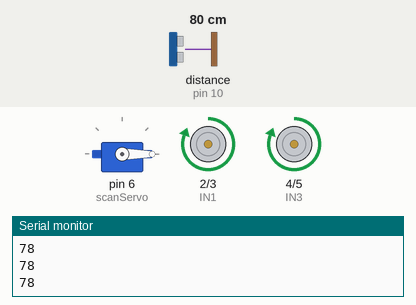
Simulated run of this sketch. Board: Arduino Uno, built with avr-gcc and run on an emulated ATmega328P. Parts: servo, motor-driver pin pairs drawn as motors (green arrow = first pin HIGH = forward, orange = second pin HIGH = backward, longer = more drive), the last lines printed to the serial monitor. Wiring (inferred from the names in the program): ultrasonic range finder: trigger pin 9; echo pin 10. The test bench sets the inputs (shaded band); at power-on: distance to the obstacle (sensor on pin 10) 80 cm. The echo pulse lasts 58.3 µs per cm.

Above: at 1.2 s.
1.3 s: distance to the obstacle (sensor on pin 10) set to 18 cm
2.8 s: distance to the obstacle (sensor on pin 10) set to 14 cm
At 4.1 s:
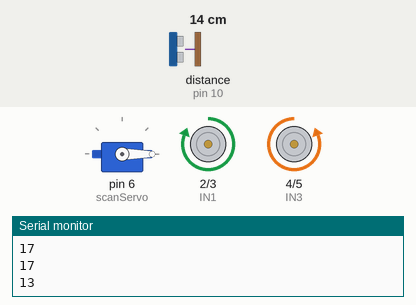
5.8 s: distance to the obstacle (sensor on pin 10) set to 35 cm
At 7.3 s:
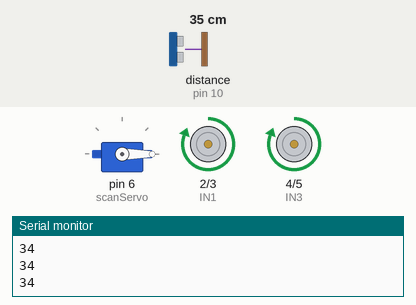
7.7 s: distance to the obstacle (sensor on pin 10) set to 2 cm
At 8.02 s:
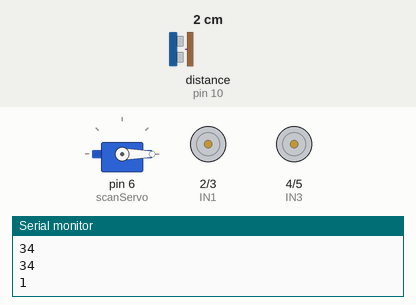
Timing chart, 0 to 11.7 s (numbered marks = the images above; inputs shaded):
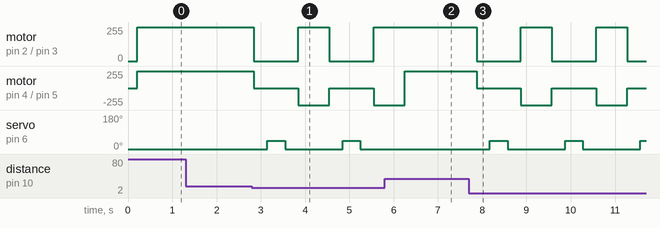

The sketch:

obstacle_avoiding_car.ino
```cpp
#include <Servo.h>

#define trigPin 9
#define echoPin 10
#define IN1 2
#define IN2 3
#define IN3 4
#define IN4 5

Servo scanServo;
long duration;
int distance;

// -------- SETUP --------
void setup() {
  pinMode(trigPin, OUTPUT);
  pinMode(echoPin, INPUT);
  pinMode(IN1, OUTPUT);
  pinMode(IN2, OUTPUT);
  pinMode(IN3, OUTPUT);
  pinMode(IN4, OUTPUT);
  scanServo.attach(6);
  scanServo.write(0);   // Start at 0 degrees
  Serial.begin(9600);
}

// -------- MAIN LOOP --------
void loop() {
  scanServo.write(0);        // Look straight
  delay(200);
  distance = measureDistance();
  Serial.println(distance);

  if (distance > 0 && distance < 15) {
    stopCar();
    delay(300);

    // Rotate servo to 45° (check left)
    scanServo.write(45);
    delay(400);
    int leftDistance = measureDistance();
    scanServo.write(0);  // Return to center
    delay(300);

    if (leftDistance > 15) {
      turnLeft();
      delay(500);
    } else {
      turnRight();
      delay(500);
    }
  }
  else {
    moveForward();
  }
}

// -------- DISTANCE FUNCTION --------
int measureDistance() {
  digitalWrite(trigPin, LOW);
  delayMicroseconds(2);
  digitalWrite(trigPin, HIGH);
  delayMicroseconds(10);
  digitalWrite(trigPin, LOW);
  duration = pulseIn(echoPin, HIGH, 20000);
  int dist = duration * 0.034 / 2;
  return dist;
}

// -------- MOVEMENT FUNCTIONS --------
void moveForward() {
  digitalWrite(IN1, HIGH);
  digitalWrite(IN2, LOW);
  digitalWrite(IN3, HIGH);
  digitalWrite(IN4, LOW);
}

void stopCar() {
  digitalWrite(IN1, LOW);
  digitalWrite(IN2, LOW);
  digitalWrite(IN3, LOW);
  digitalWrite(IN4, LOW);
}

void turnLeft() {
  digitalWrite(IN1, LOW);
  digitalWrite(IN2, HIGH);
  digitalWrite(IN3, HIGH);
  digitalWrite(IN4, LOW);
}

void turnRight() {
  digitalWrite(IN1, HIGH);
  digitalWrite(IN2, LOW);
  digitalWrite(IN3, LOW);
  digitalWrite(IN4, HIGH);
}
```

Measured:
- the behaviour switches between 16 and 15 cm on distance to the obstacle (sensor on pin 10) (found by bisection; images 0 and 1)
- after the input at 2.8 s, motor on pin 2 (IN1) / pin 3 (IN2): alternates forward 255/255 for 0.70 s and stopped for 1.0 s, starting after 0.05 s; motor on pin 4 (IN3) / pin 5 (IN4): alternates backward 255/255 for 0.70 s and stopped for 1.0 s, starting after 0.05 s
- after the input at 5.8 s, motor on pin 2 (IN1) / pin 3 (IN2): stays forward 255/255 (without the input it goes to stopped after 0.45 s); servo on pin 6 (scanServo): stays 0° (without the input it goes to 45° after 0.75 s)
- after the input at 7.7 s, motor on pin 2 (IN1) / pin 3 (IN2): alternates forward 255/255 for 0.70 s and stopped for 1.0 s, starting after 0.17 s; motor on pin 4 (IN3) / pin 5 (IN4): alternates backward 255/255 for 0.70 s and stopped for 1.0 s, starting after 0.17 s
